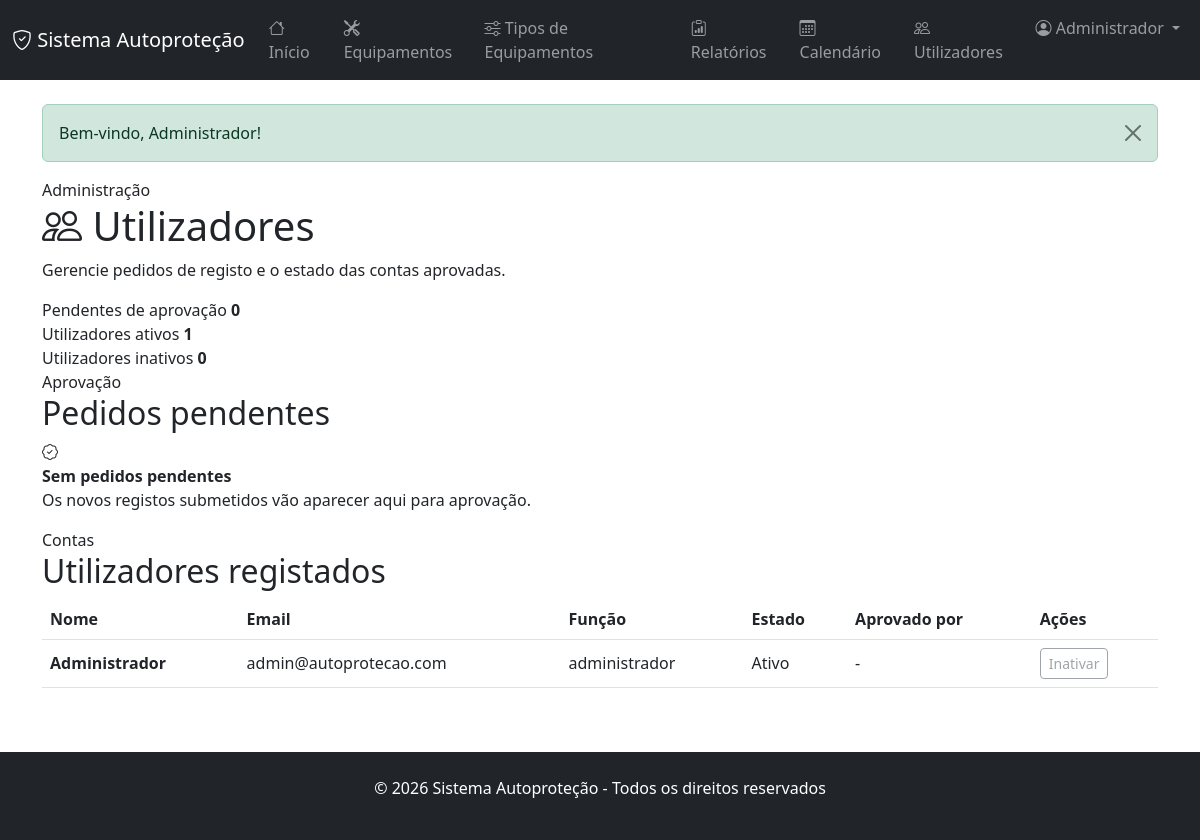
Page /index.php?controler=utilizador&acao=listar (signed in) on the committed database.
### tables this page shows
CREATE TABLE IF NOT EXISTS utilizadores (
    id INT AUTO_INCREMENT PRIMARY KEY,
    nome VARCHAR(100) NOT NULL,
    email VARCHAR(100) UNIQUE NOT NULL,
    telefone VARCHAR(20),
    senha VARCHAR(255) NOT NULL,
    funcao VARCHAR(50),
    ativo BOOLEAN DEFAULT TRUE,
    aprovado BOOLEAN DEFAULT FALSE,
    aprovado_por INT NULL,
    data_aprovacao TIMESTAMP NULL,
    data_criacao TIMESTAMP DEFAULT CURRENT_TIMESTAMP,
    data_atualizacao TIMESTAMP DEFAULT CURRENT_TIMESTAMP ON UPDATE CURRENT_TIMESTAMP,
    FOREIGN KEY (aprovado_por) REFERENCES utilizadores(id),
    INDEX idx_email (email),
    INDEX idx_ativo (ativo),
    INDEX idx_aprovado (aprovado)
);

### app/core/View.php (called while the page is built, shortened)
<?php
class View {
    public static function render($view, array $data = []) {
        $viewPath = APP_PATH . DIRECTORY_SEPARATOR . 'views' . DIRECTORY_SEPARATOR . str_replace('/', DIRECTORY_SEPARATOR, $view) . '.php';
        extract($data, EXTR_SKIP);
        require $viewPath;
        require APP_PATH . DIRECTORY_SEPARATOR . 'views' . DIRECTORY_SEPARATOR . 'layouts' . DIRECTORY_SEPARATOR . 'main.php';
    }
}

### app/core/Controller.php (called while the page is built, shortened)
<?php
abstract class Controller {
    protected function render($view, array $data = []) {
        View::render($view, $data);
    }
}

### app/controllers/UtilizadorController.php (called while the page is built, shortened)
<?php
class UtilizadorController extends Controller {
    private $utilizador;
    public function __construct() {
        $this->utilizador = new Utilizador();
    }
    public function listar() {
        $pendentes = $this->utilizador->getPendentesAprovacao();
        $utilizadores = $this->utilizador->getAll(['incluir_todos' => true]);
        $this->render('utilizadores/listar', compact('pendentes', 'utilizadores'));
    }
}

### app/core/Application.php (called while the page is built, shortened)
<?php
class Application {
    public function run() {
        $router = new Router();
        $route = $router->resolve($_GET);
        $this->dispatch($route);
    }
    private function registerAutoloader() {
        spl_autoload_register(function ($class) {
            $directories = [
                APP_PATH . DIRECTORY_SEPARATOR . 'core',
                APP_PATH . DIRECTORY_SEPARATOR . 'models',
                APP_PATH . DIRECTORY_SEPARATOR . 'controllers',
            ];
            foreach ($directories as $directory) {
                $file = $directory . DIRECTORY_SEPARATOR . $class . '.php';
                if (file_exists($file)) {
                    return;
                }
            }
        });
    }
    private function dispatch($route) {
        try {
            $controller = new $route['controller']();
            call_user_func_array([$controller, $route['action']], $route['params']);
        } catch (Throwable $exception) {
            $this->handleException($exception);
        }
    }
}

### public/index.php (called while the page is built)
<?php
require_once dirname(__DIR__) . DIRECTORY_SEPARATOR . 'app' . DIRECTORY_SEPARATOR . 'core' . DIRECTORY_SEPARATOR . 'Application.php';
$application = new Application();
$application->run();

### app/models/Utilizador.php (called while the page is built, shortened)
<?php
class Utilizador {
    private $db;
    private $table = 'utilizadores';
    public function __construct() {
        $this->db = new Database();
    }
    public function getAll($filtros = []) {
        $query = "SELECT u.id, u.nome, u.email, u.telefone, u.funcao, u.ativo, u.aprovado,
                         u.data_aprovacao, u.data_criacao, aprovador.nome as aprovado_por_nome
                  FROM {$this->table} u
                  LEFT JOIN {$this->table} aprovador ON aprovador.id = u.aprovado_por
                  WHERE 1=1";
        if (array_key_exists('ativo', $filtros)) {
            $query .= " AND u.ativo = " . ((int)!empty($filtros['ativo']));
        }
        if (array_key_exists('aprovado', $filtros)) {
            $query .= " AND u.aprovado = " . ((int)!empty($filtros['aprovado']));
        }
        $query .= " ORDER BY u.nome ASC";
        $resultado = $this->db->query($query);
        return $resultado->fetch_all(MYSQLI_ASSOC);
    }
    public function getPendentesAprovacao() {
        return $this->getAll([
            'incluir_todos' => true,
            'ativo' => false,
            'aprovado' => false,
        ]);
    }
}

### app/models/Database.php (called while the page is built, shortened)
<?php
class Database {
    private $conexao;
    private $host;
    private $port;
    private $user;
    private $password;
    private $dbname;
    public function __construct() {
        $config = require CONFIG_PATH . DIRECTORY_SEPARATOR . 'database.php';
        $this->host = $config['host'];
        $this->port = $config['port'] ?? 3306;
        $this->user = $config['user'];
        $this->password = $config['password'];
        $this->dbname = $config['dbname'];
    }
    private function conectar() {
        try {
            $connection = new mysqli(
                $this->host,
                $this->user,
                $this->password,
                $this->dbname,
                (int)$this->port
            );
            $connection->set_charset("utf8mb4");
            $this->conexao = $connection;
        } catch (Exception $e) {
            die('Erro de conexão com a base de dados: ' . $e->getMessage());
        }
    }
    public function query($query) {
        return $this->conexao->query($query);
    }
}

### app/views/utilizadores/listar.php (the view, shortened to what this page needs)
<?php
$pendentesCount = count($pendentes);
$ativosCount = count(array_filter($utilizadores, function ($utilizador) {
    return !empty($utilizador['ativo']) && !empty($utilizador['aprovado']);
}));
$inativosCount = count(array_filter($utilizadores, function ($utilizador) {
    return empty($utilizador['ativo']) && !empty($utilizador['aprovado']);
}));
$utilizadoresAprovados = array_filter($utilizadores, function ($utilizador) {
    return !empty($utilizador['aprovado']);
});
?>
<section class="page-shell">
    <div class="page-hero">
        <div>
            <span class="page-hero__eyebrow">Administração</span>
            <h1><i class="bi bi-people"></i> Utilizadores</h1>
            <p>Gerencie pedidos de registo e o estado das contas aprovadas.</p>
        </div>
    </div>
    <div class="mini-stats-grid">
        <article class="mini-stat-card">
            <span>Pendentes de aprovação</span>
            <strong><?php echo $pendentesCount; ?></strong>
        </article>
        <article class="mini-stat-card">
            <span>Utilizadores ativos</span>
            <strong><?php echo $ativosCount; ?></strong>
        </article>
        <article class="mini-stat-card">
            <span>Utilizadores inativos</span>
            <strong><?php echo $inativosCount; ?></strong>
        </article>
    </div>
    <section class="panel-surface">
        <div class="panel-surface__header compact">
            <div>
                <span class="panel-surface__eyebrow">Aprovação</span>
                <h2>Pedidos pendentes</h2>
            </div>
        </div>
        <?php if (empty($pendentes)): ?>
            <div class="dashboard-empty-state">
                <div class="dashboard-empty-state__icon"><i class="bi bi-patch-check"></i></div>
                <div>
                    <strong>Sem pedidos pendentes</strong>
                    <p>Os novos registos submetidos vão aparecer aqui para aprovação.</p>
                </div>
            </div>
        <?php endif; ?>
    </section>
    <section class="panel-surface">
        <div class="panel-surface__header compact">
            <div>
                <span class="panel-surface__eyebrow">Contas</span>
                <h2>Utilizadores registados</h2>
            </div>
        </div>
        <div class="table-responsive modern-table-wrap">
            <table class="table modern-table align-middle">
                <thead>
                    <tr>
                        <th>Nome</th>
                        <th>Email</th>
                        <th>Função</th>
                        <th>Estado</th>
                        <th>Aprovado por</th>
                        <th>Ações</th>
                    </tr>
                </thead>
                <tbody>
                    <?php foreach ($utilizadoresAprovados as $utilizador): ?>
                        <tr>
                            <td><strong><?php echo htmlspecialchars($utilizador['nome']); ?></strong></td>
                            <td><?php echo htmlspecialchars($utilizador['email']); ?></td>
                            <td><?php echo htmlspecialchars($utilizador['funcao'] ?: 'tecnico'); ?></td>
                            <td>
                                <?php if (!empty($utilizador['ativo'])): ?>
                                    <span class="status-pill status-pill--success">Ativo</span>
                                <?php else: ?>
                                    <span class="status-pill status-pill--info">Inativo</span>
                                <?php endif; ?>
                            </td>
                            <td><?php echo htmlspecialchars($utilizador['aprovado_por_nome'] ?: '-'); ?></td>
                            <td class="table-actions">
                                <?php if (!empty($utilizador['ativo'])): ?>
                                    <form method="POST" action="index.php?controler=utilizador&acao=inativar&id=<?php echo (int)$utilizador['id']; ?>" class="d-inline">
                                        <button type="submit" class="btn btn-sm btn-outline-secondary" <?php echo ((int)$utilizador['id'] === (int)($_SESSION['utilizador_id'] ?? 0)) ? 'disabled' : ''; ?>>Inativar</button>
                                    </form>
                                <?php else: ?>
                                    <form method="POST" action="index.php?controler=utilizador&acao=ativar&id=<?php echo (int)$utilizador['id']; ?>" class="d-inline">
                                        <button type="submit" class="btn btn-sm btn-outline-primary">Ativar</button>
                                    </form>
                                <?php endif; ?>
                            </td>
                        </tr>
                    <?php endforeach; ?>
                </tbody>
            </table>
        </div>
    </section>
</section>

### rows in the picture
utilizadores: ativo "1", ativo "0", nome "Administrador", email "admin@autoprotecao.com", funcao "administrador", shows "Ativo", aprovado_por_nome "-"

### other values in the picture
APP_NAME "Sistema Autoproteção"
$_SESSION['utilizador_nome'] "Administrador"
$_SESSION['mensagem'] "Bem-vindo, Administrador!"
$pendentesCount "0"
